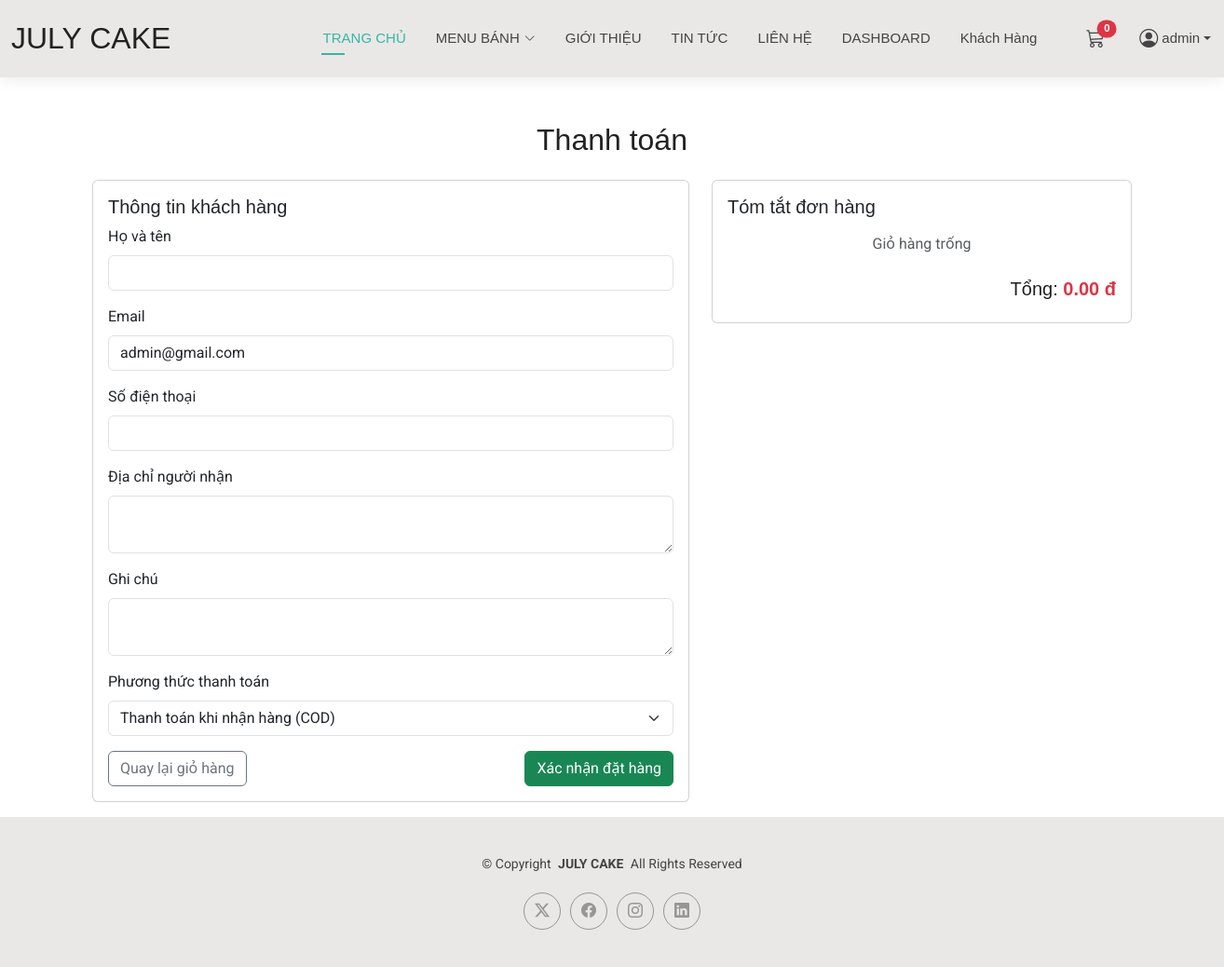
/cart/checkout/ (signed in), run on an earlier commit of the app's database.
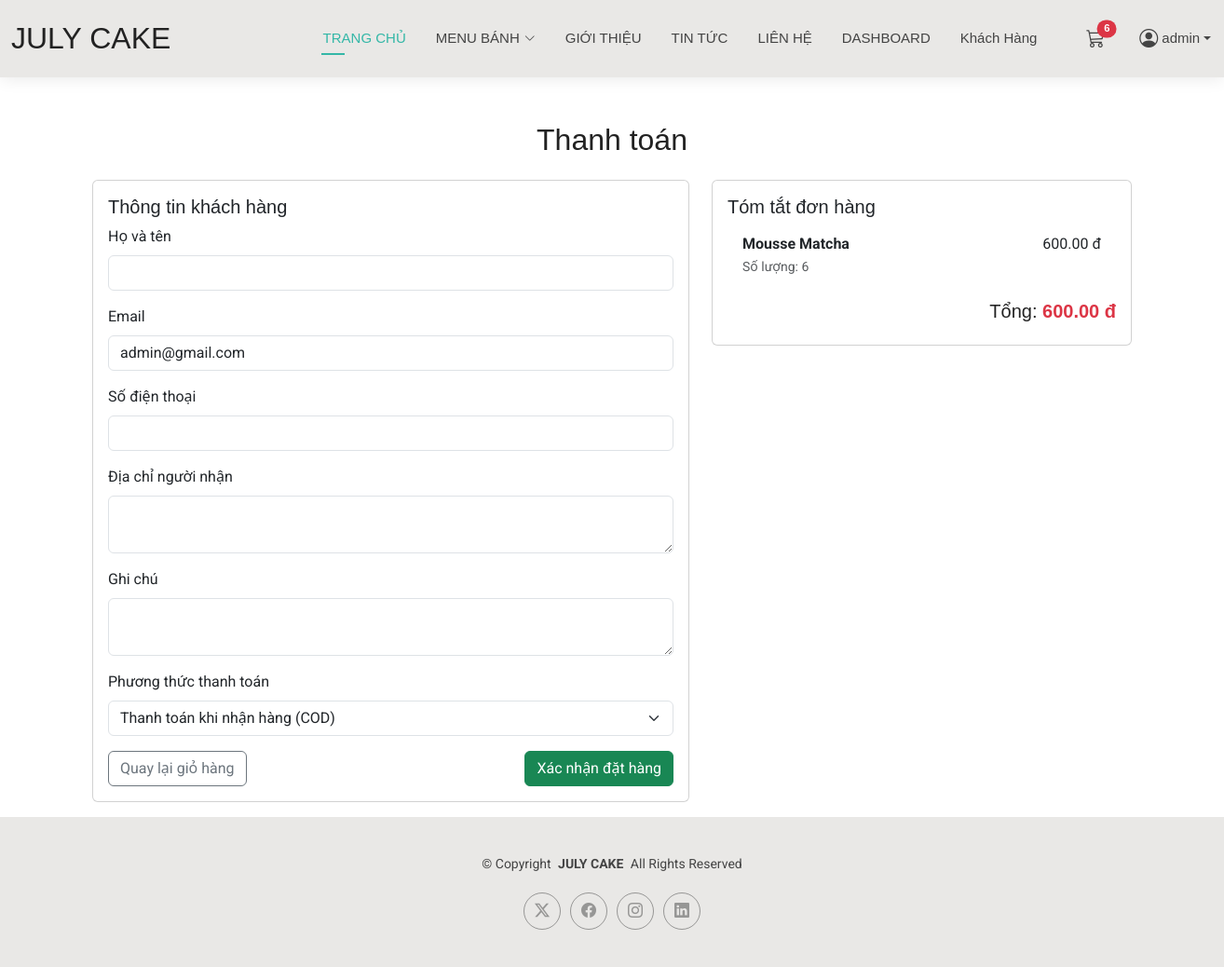
And on a later commit of the database.
### products/models.py (models this page shows, shortened)
class Product(models.Model):
    name = models.CharField(max_length=255)
    slug = models.SlugField(max_length=255, unique=True, blank=True)
    description = models.TextField(blank=True)
    price = models.DecimalField(max_digits=12, decimal_places=2, default=0)
    stock = models.PositiveIntegerField(default=0)
    image = models.ImageField(upload_to='products/', null=True, blank=True)
    categories = models.ManyToManyField(Category, related_name='products', blank=True)
    created_at = models.DateTimeField(auto_now_add=True)
    class Meta:
        ordering = ['-created_at']

### cart/views.py (the view)
# urls.py: path('checkout/', views.checkout, name='checkout'),
def checkout(request):
    items, total = get_cart_items(request)
    return render(request, 'cart/checkout.html', {'items': items, 'total': total})

### cart/context_processors.py (called while the page is built)
def cart_count(request):
    if getattr(request, 'user', None) and request.user.is_authenticated:
        total = CartItem.objects.filter(cart__user=request.user).aggregate(total=Sum('quantity'))['total'] or 0
    else:
        cart = request.session.get('cart', {})
        try:
            total = sum(int(item.get('quantity', 0) or 0) for item in cart.values())
        except Exception:
            total = 0
    return {'cart_count': int(total)}

### cart/models.py (called while the page is built)
    def subtotal(self):
        return self.product.price * self.quantity

### cart/templates/cart/checkout.html (shortened to what this page needs)
{% extends 'base.html' %}
{% load humanize %}
{% block content %}
<div class="container mt-5">
  <h2 class="mb-4 text-center">Thanh toán</h2>
  <div class="row">
    <div class="col-md-7">
      <div class="card mb-3">
        <div class="card-body">
          <h5 class="card-title">Thông tin khách hàng</h5>
          <form method="post" action="{% url 'payments:checkout' %}">
            <div class="mb-3">
              <label class="form-label">Họ và tên</label>
              <input type="text" name="full_name" class="form-control" required value="{{ full_name|default_if_none:'' }}">
            </div>
            <div class="mb-3">
              <label class="form-label">Email</label>
              <input type="email" name="email" class="form-control" required value="{{ email|default:request.user.email|default:'' }}">
            </div>
            <div class="mb-3">
              <label class="form-label">Số điện thoại</label>
              <input type="text" name="phone" class="form-control" required value="{{ phone|default_if_none:'' }}">
            </div>
            <div class="mb-3">
              <label class="form-label">Địa chỉ người nhận</label>
              <textarea name="recipient_address" class="form-control" rows="2" required>{{ recipient_address|default_if_none:'' }}</textarea>
            </div>
            <div class="mb-3">
              <label class="form-label">Ghi chú</label>
              <textarea name="note" class="form-control" rows="2">{{ note|default_if_none:'' }}</textarea>
            </div>
            <div class="mb-3">
              <label class="form-label">Phương thức thanh toán</label>
              <select name="payment_method" class="form-select" required>
                <option value="cod" {% if payment_method == 'cod' %}selected{% endif %}>Thanh toán khi nhận hàng (COD)</option>
              </select>
            </div>
            <div class="d-flex justify-content-between">
              <a href="{% url 'cart:detail' %}" class="btn btn-outline-secondary">Quay lại giỏ hàng</a>
              <button type="submit" class="btn btn-success">Xác nhận đặt hàng</button>
            </div>
          </form>
        </div>
      </div>
    </div>
    <div class="col-md-5">
      <div class="card">
        <div class="card-body">
          <h5 class="card-title">Tóm tắt đơn hàng</h5>
          <ul class="list-group list-group-flush mb-3">
            {% for item in items %}
            <li class="list-group-item d-flex justify-content-between">
              <div>
                <strong>{{ item.name }}</strong><br>
                <small class="text-muted">Số lượng: {{ item.quantity }}</small>
              </div>
              <div>{{ item.subtotal|intcomma }} đ</div>
            </li>
            {% empty %}
            <li class="list-group-item text-center text-muted">
              Giỏ hàng trống
            </li>
            {% endfor %}
          </ul>
          <div class="text-end">
            <h5>Tổng: <span class="text-danger fw-bold">{{ total|intcomma }} đ</span></h5>
          </div>
        </div>
      </div>
    </div>
  </div>
</div>
{% endblock %}

### templates/base.html (shortened to what this page needs)
{% load static %}
<!DOCTYPE html>
<html lang="en">
<head>
  <link href="{% static 'assets/vendor/bootstrap/css/bootstrap.min.css' %}" rel="stylesheet">
  <link href="{% static 'assets/vendor/bootstrap-icons/bootstrap-icons.css' %}" rel="stylesheet">
  <link href="{% static 'assets/vendor/aos/aos.css' %}" rel="stylesheet">
  <link href="{% static 'assets/vendor/swiper/swiper-bundle.min.css' %}" rel="stylesheet">
  <link href="{% static 'assets/vendor/glightbox/css/glightbox.min.css' %}" rel="stylesheet">
  <link href="{% static 'assets/css/main.css' %}" rel="stylesheet">
</head>
<body>
<header id="header" class="header d-flex align-items-center light-background sticky-top">
  <div class="container-fluid position-relative d-flex align-items-center justify-content-between">
    <a href="{% url 'home:index' %}" class="logo d-flex align-items-center me-auto me-xl-0">
      <h1 class="sitename">JULY CAKE</h1>
    </a>
    <nav id="navmenu" class="navmenu">
      <ul>
        <li><a href="{% url 'home:index' %}" class="active">TRANG CHỦ</a></li>
        <li class="dropdown">
          <a href="{% url 'products:list' %}"><span>MENU BÁNH</span> <i class="bi bi-chevron-down toggle-dropdown"></i></a>
        </li>
        <li><a href="{% url 'home:portfolio' %}">GIỚI THIỆU</a></li>
        <li><a href="{% url 'home:resume' %}">TIN TỨC</a></li>
        <li><a href="{% url 'home:contact' %}">LIÊN HỆ</a></li>
          {% if user.is_staff %}
            <li><a href="/dashboard/order-statistics/">DASHBOARD</a></li>
          <li><a href="{% url 'home:user' %}">Khách Hàng</a></li>
            {% endif %}
        <li class="ms-3">
          <a href="{% url 'cart:detail' %}" class="position-relative">
            <i class="bi bi-cart3 fs-5"></i>
            <span class="position-absolute top-0 start-100 translate-middle badge rounded-pill bg-danger">
              {% if cart_count %}{{ cart_count }}{% else %}0{% endif %}
            </span>
          </a>
        </li>
        {% if user.is_authenticated %}
          <li class="nav-item dropdown">
            <a class="nav-link dropdown-toggle d-flex align-items-center" href="#" id="userDropdown" role="button" data-bs-toggle="dropdown" aria-expanded="false">
              <i class="bi bi-person-circle fs-5 me-1"></i>
              {{ user.username }}
            </a>
          </li>
        {% else %}
          <li class="ms-3">
            <a href="{% url 'home:login' %}"> Đăng nhập</a>
          </li>
        {% endif %}
      </ul>
    </nav>
  </div>
</header>
{% block content %}
{% endblock %}
<footer id="footer" class="footer light-background">
  <div class="container">
    <div class="copyright text-center">
      <p>© <span>Copyright</span> <strong class="px-1 sitename">JULY CAKE</strong> <span>All Rights Reserved<br></span></p>
    </div>
    <div class="social-links d-flex justify-content-center">
      <a href=""><i class="bi bi-twitter-x"></i></a>
      <a href=""><i class="bi bi-facebook"></i></a>
      <a href=""><i class="bi bi-instagram"></i></a>
      <a href=""><i class="bi bi-linkedin"></i></a>
    </div>
  </div>
</footer>
</body>
</html>

What changed in the data, as far as the page shows it:
added Product: name "Mousse Matcha"
Also different on the page:
{{ cart_count }}: (not shown) → "6"
{{ total|intcomma }}: "0.00" → "600.00"
new list line: "Số lượng: 6 600.00 đ"
text no longer shown: "0 Giỏ hàng trống"
